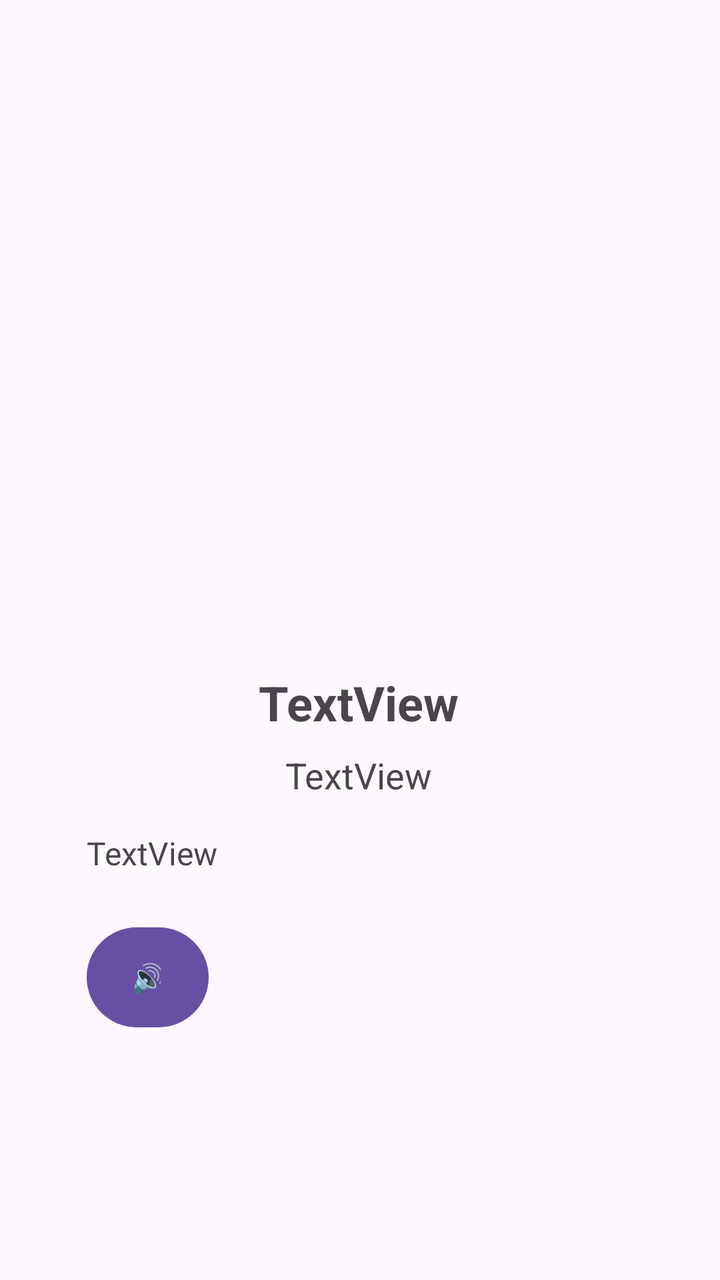
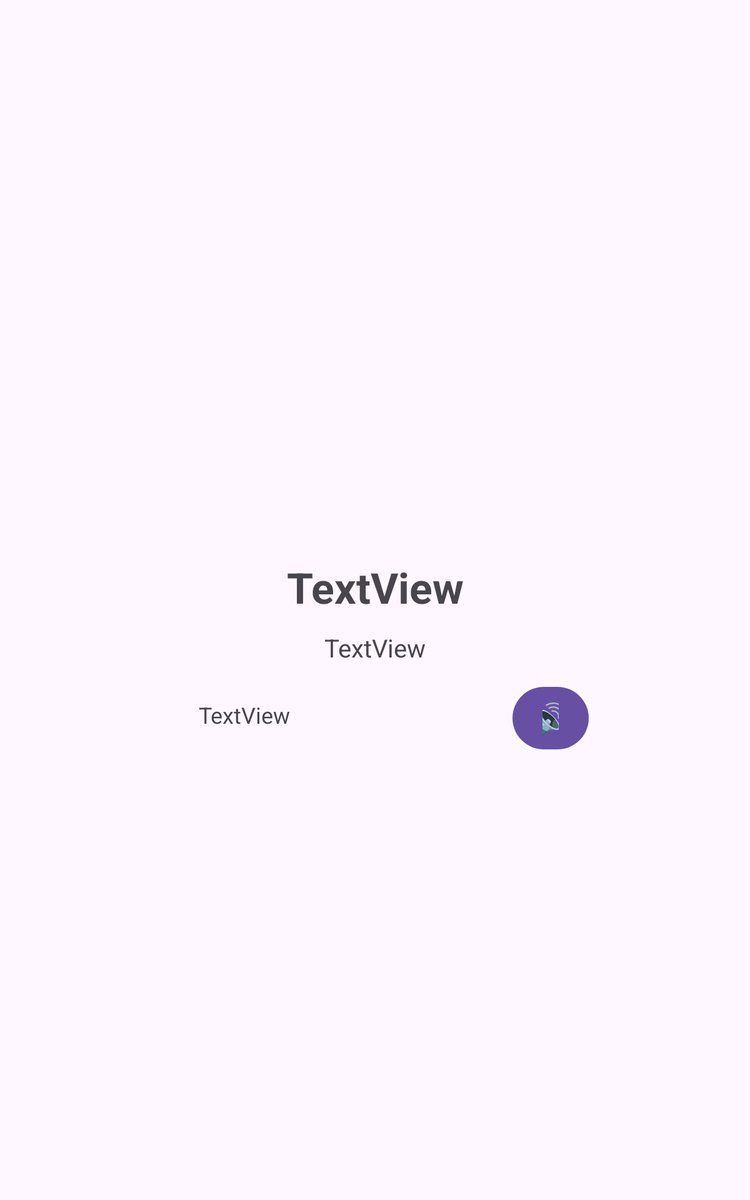

One screen, two layout resources from the same app: the default and the repository's alternative for another configuration. Each is rendered where Android would select it; the XML of both is given below.
<!-- AndroidManifest.xml: application theme Theme.Teliki_Ergasia_2 -->
<!-- res/layout/activity_audio_story.xml -->
<?xml version="1.0" encoding="utf-8"?>
<androidx.constraintlayout.widget.ConstraintLayout xmlns:android="http://schemas.android.com/apk/res/android"
    xmlns:app="http://schemas.android.com/apk/res-auto"
    xmlns:tools="http://schemas.android.com/tools"
    android:id="@+id/main"
    android:layout_width="match_parent"
    android:layout_height="match_parent"
    tools:context=".AudioStoryActivity">

    <ImageView
        android:id="@+id/audioStoryImage"
        android:layout_width="294dp"
        android:layout_height="243dp"
        android:layout_marginTop="60dp"
        app:layout_constraintEnd_toEndOf="parent"
        app:layout_constraintStart_toStartOf="parent"
        app:layout_constraintTop_toTopOf="parent"
        tools:srcCompat="@tools:sample/avatars" />

    <TextView
        android:id="@+id/audioStoryTitle"
        android:layout_width="wrap_content"
        android:layout_height="wrap_content"
        android:layout_marginTop="32dp"
        android:text="TextView"
        android:textSize="24sp"
        android:textStyle="bold"
        app:layout_constraintEnd_toEndOf="parent"
        app:layout_constraintHorizontal_bias="0.498"
        app:layout_constraintStart_toStartOf="parent"
        app:layout_constraintTop_toBottomOf="@+id/audioStoryImage" />

    <TextView
        android:id="@+id/audioStoryAuthor"
        android:layout_width="wrap_content"
        android:layout_height="wrap_content"
        android:layout_marginTop="8dp"
        android:text="TextView"
        android:textSize="18sp"
        app:layout_constraintEnd_toEndOf="parent"
        app:layout_constraintHorizontal_bias="0.498"
        app:layout_constraintStart_toStartOf="parent"
        app:layout_constraintTop_toBottomOf="@+id/audioStoryTitle" />

    <TextView
        android:id="@+id/audioStoryText"
        android:layout_width="wrap_content"
        android:layout_height="wrap_content"
        android:layout_marginTop="16dp"
        android:text="TextView"
        android:textSize="16sp"
        app:layout_constraintEnd_toEndOf="parent"
        app:layout_constraintHorizontal_bias="0.147"
        app:layout_constraintStart_toStartOf="parent"
        app:layout_constraintTop_toBottomOf="@+id/audioStoryAuthor" />

    <Button
        android:id="@+id/speakerButton"
        android:layout_width="61dp"
        android:layout_height="58dp"
        android:layout_marginTop="16dp"
        android:text="@string/speaker"
        app:layout_constraintBottom_toBottomOf="parent"
        app:layout_constraintEnd_toEndOf="parent"
        app:layout_constraintHorizontal_bias="0.145"
        app:layout_constraintStart_toStartOf="parent"
        app:layout_constraintTop_toBottomOf="@+id/audioStoryText"
        app:layout_constraintVertical_bias="0.05" />
</androidx.constraintlayout.widget.ConstraintLayout>
<!-- resources referenced by this layout -->
<resources>
  <string name="speaker">🔊</string>
  <style name="Theme.Teliki_Ergasia_2" parent="Base.Theme.Teliki_Ergasia_2" />
  <style name="Base.Theme.Teliki_Ergasia_2" parent="Theme.Material3.DayNight.NoActionBar">
          
          
      </style>
</resources>
<!-- res/layout-sw600dp/activity_audio_story.xml (the repository's variant of the layout above) -->
<!-- drawn on a 7-inch tablet held upright -->
<?xml version="1.0" encoding="utf-8"?>
<androidx.constraintlayout.widget.ConstraintLayout xmlns:android="http://schemas.android.com/apk/res/android"
    xmlns:app="http://schemas.android.com/apk/res-auto"
    xmlns:tools="http://schemas.android.com/tools"
    android:id="@+id/main"
    android:layout_width="match_parent"
    android:layout_height="match_parent"
    tools:context=".AudioStoryActivity">

    <ImageView
        android:id="@+id/audioStoryImage"
        android:layout_width="722dp"
        android:layout_height="351dp"
        android:layout_marginTop="60dp"
        app:layout_constraintEnd_toEndOf="parent"
        app:layout_constraintStart_toStartOf="parent"
        app:layout_constraintTop_toTopOf="parent"
        tools:srcCompat="@tools:sample/avatars" />

    <TextView
        android:id="@+id/audioStoryTitle"
        android:layout_width="wrap_content"
        android:layout_height="wrap_content"
        android:layout_marginTop="36dp"
        android:text="TextView"
        android:textSize="34sp"
        android:textStyle="bold"
        app:layout_constraintEnd_toEndOf="parent"
        app:layout_constraintStart_toStartOf="parent"
        app:layout_constraintTop_toBottomOf="@+id/audioStoryImage" />

    <TextView
        android:id="@+id/audioStoryAuthor"
        android:layout_width="wrap_content"
        android:layout_height="wrap_content"
        android:layout_marginTop="12dp"
        android:text="TextView"
        android:textSize="20sp"
        app:layout_constraintEnd_toEndOf="parent"
        app:layout_constraintStart_toStartOf="parent"
        app:layout_constraintTop_toBottomOf="@+id/audioStoryTitle" />

    <Button
        android:id="@+id/speakerButton"
        android:layout_width="61dp"
        android:layout_height="58dp"
        android:text="@string/speaker"
        android:textSize="24sp"
        app:layout_constraintBottom_toBottomOf="parent"
        app:layout_constraintEnd_toEndOf="parent"
        app:layout_constraintHorizontal_bias="0.761"
        app:layout_constraintStart_toStartOf="parent"
        app:layout_constraintTop_toBottomOf="@+id/audioStoryImage"
        app:layout_constraintVertical_bias="0.274" />

    <TextView
        android:id="@+id/audioStoryText"
        android:layout_width="wrap_content"
        android:layout_height="wrap_content"
        android:layout_marginTop="28dp"
        android:text="TextView"
        android:textSize="18sp"
        app:layout_constraintEnd_toEndOf="parent"
        app:layout_constraintHorizontal_bias="0.302"
        app:layout_constraintStart_toStartOf="parent"
        app:layout_constraintTop_toBottomOf="@+id/audioStoryAuthor" />

</androidx.constraintlayout.widget.ConstraintLayout>
